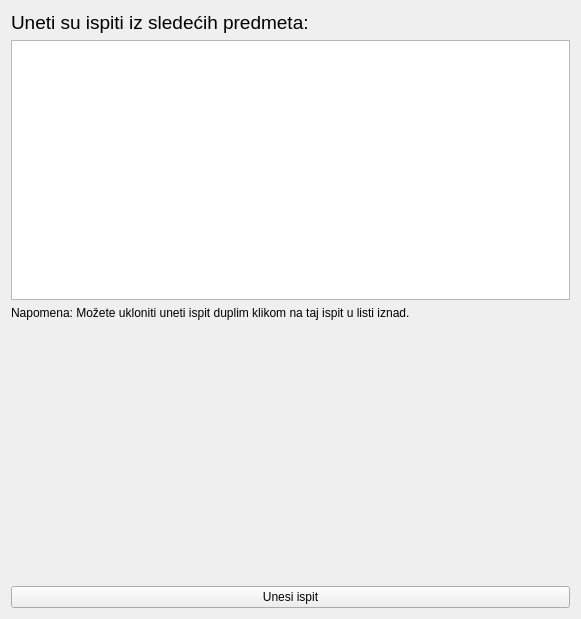
<?xml version="1.0" encoding="UTF-8"?>
<ui version="4.0">
 <class>ExamsOverview</class>
 <widget class="QWidget" name="ExamsOverview">
  <property name="geometry">
   <rect>
    <x>0</x>
    <y>0</y>
    <width>581</width>
    <height>619</height>
   </rect>
  </property>
  <property name="windowTitle">
   <string>Pregled ispita</string>
  </property>
  <layout class="QVBoxLayout" name="verticalLayout">
   <item>
    <widget class="QLabel" name="label">
     <property name="font">
      <font>
       <pointsize>14</pointsize>
      </font>
     </property>
     <property name="text">
      <string>Uneti su ispiti iz sledećih predmeta:</string>
     </property>
    </widget>
   </item>
   <item>
    <widget class="QListWidget" name="listWidget"/>
   </item>
   <item>
    <widget class="QLabel" name="label_2">
     <property name="text">
      <string>Napomena: Možete ukloniti uneti ispit duplim klikom na taj ispit u listi iznad.</string>
     </property>
    </widget>
   </item>
   <item>
    <spacer name="verticalSpacer">
     <property name="orientation">
      <enum>Qt::Vertical</enum>
     </property>
     <property name="sizeHint" stdset="0">
      <size>
       <width>20</width>
       <height>40</height>
      </size>
     </property>
    </spacer>
   </item>
   <item>
    <widget class="QPushButton" name="pbAddExam">
     <property name="text">
      <string>Unesi ispit</string>
     </property>
    </widget>
   </item>
  </layout>
 </widget>
 <resources/>
 <connections/>
</ui>
